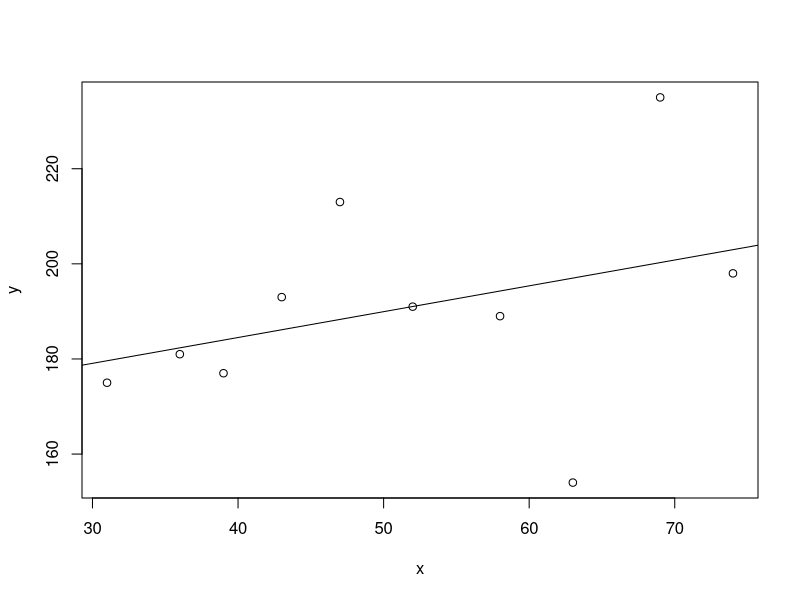

The R script that drew this image:
x = c(58,69,43,39,63,52,47,31,74,36)
y = c(189,235,193,177,154,191,213,175,198,181)

plot(x,y)

cor(x,y)

cor.test(x,y)

model = lm(y~x)

abline(model)